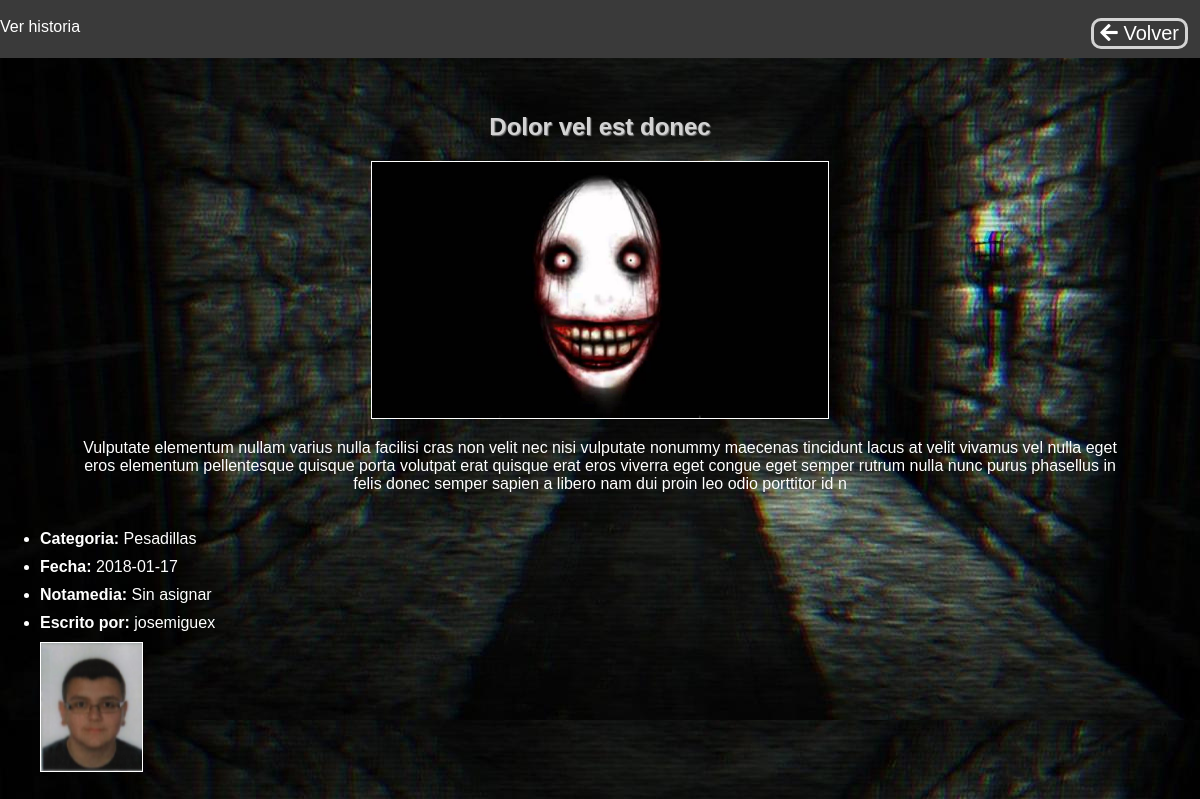
The page /historia?id=50 on the database its author committed.
### tables this page shows
CREATE TABLE `historiasDeTerror` (
  `Título` varchar(100) NOT NULL,
  `Historia` longtext NOT NULL,
  `usuario_id` int(30) NOT NULL,
  `id` int(11) NOT NULL,
  `categoria_id` int(11) NOT NULL,
  `fecha` date DEFAULT NULL,
  `img` varchar(200) NOT NULL
);

CREATE TABLE `categorias` (
  `id` int(11) NOT NULL,
  `nombre` varchar(100) NOT NULL
);

CREATE TABLE `usuarios` (
  `id` int(11) NOT NULL,
  `nombre` varchar(100) NOT NULL,
  `apellidos` varchar(100) NOT NULL,
  `email` varchar(100) NOT NULL,
  `usuario` varchar(30) NOT NULL,
  `contraseña` varchar(100) NOT NULL,
  `avatar` varchar(100) NOT NULL,
  `admin` tinyint(4) NOT NULL DEFAULT '0'
);

### historia.php (the view, shortened to what this page needs)
<?php
	include "conexion.php";
	$sql = "SELECT notamedia, historiasDeTerror.*,usuarios.usuario,usuarios.id as usuario_id,usuarios.avatar, categorias.nombre FROM historiasDeTerror INNER JOIN categorias ON categorias.id=historiasDeTerror.categoria_id INNER JOIN usuarios ON usuarios.id=historiasDeTerror.usuario_id LEFT JOIN ( SELECT historia_id,TRUNCATE(AVG(puntuacion),2) as notamedia FROM puntuaciones WHERE historia_id=".$_GET['id'].") as p ON historiasDeTerror.id=p.historia_id WHERE historiasDeTerror.id=".$_GET['id']." GROUP BY notamedia" ;
	$resultado = $lnk -> query($sql) ;
	$fla = $resultado->fetchAll(PDO::FETCH_ASSOC);
?>
<!DOCTYPE html>
<html>
<head>
<link rel="stylesheet" type="text/css" href="ui-lightness/jquery-ui-1.10.3.custom.css"/>
<link rel="stylesheet" type="text/css" href="css/estilo.css"/>
<link rel="stylesheet" type="text/css" href="css/fontawesome-all.css"/>
</head>
<body>
	<header id="header">
		<span id="infologin">Ver historia</span>
		<nav id="menu">
			<ul id="botones" class="topnav">
					<li><button id="goback"><i class="fas fa-arrow-left"></i> Volver</button></li>
			</ul>
		</nav>
	</header>
<br>
	<div id="contenedor" class="historia">
		<h2 style="text-align: center" class='titulo' data-idhistoria="<?= $fla['0']['id'] ?>"><?= ucfirst($fla['0']['Título']) ?></h2>
		<?php if ($fla['0']['img'] != "") {
			?>
				<center><img id="img_historia" src="subidas/img_historias/<?= $fla['0']['img'] ?>" style="height:256px;border: 1px solid white;margin: 0 auto"></img></center>
			<?php } ?>
		<p class="cuerpohistoria"> <?= str_replace("\n", "<br>", ucfirst($fla['0']['Historia'])) ?></p>
	</div>
	<ul id="infohistoria">
			<li><b>Categoria: </b><?= $fla['0']['nombre'] ?></li>
			<li><b>Fecha: </b><?= $fla['0']['fecha'] ?></li>
			<li><b>Notamedia:</b><span id='notamedia'>
			<?php
			if (isset($fla['0']['notamedia'])) {
					echo $fla['0']['notamedia'];
				} else {
					echo "Sin asignar";
				}
			?>
			</span></li>
			<li><b>Escrito por: </b><?= $fla['0']['usuario'] ?></li>
			<?php if ($fla['0']['avatar'] != "") {
			?>
				<img id="actualuserimage" src="subidas/avatares/<?= $fla['0']['avatar'] ?>" style="height:128px;border: 1px solid white"></img>
			<?php } else {
			?>
				<img id="actualuserimage" src="img/perfil.jpg" style="height:128px;border: 1px solid white"></img>
			<?php
			}
			?>
		</ul>
</body>
</html>

### css/estilo.css (style rules this page uses)
html { margin: 0; }
body { margin: 0; font-family: Anton, sans-serif; background: url(../img/fondo.jpg); background-attachment: fixed; color: white; }
#contenedor { margin: 1vw; }
#infologin { top: 1vw; line-height: 1px; }
h2 { color: lightgrey; text-shadow: 1px 1px 1px grey; }
button { margin-right: 1vw; border-radius: 0.5em; font-size: 20px; border: 3px solid lightgrey; background-color: #3a3a3a; color: white; transition: 0.5s background-color,0.5s border, 0.5s color; }
.historia { height: auto; display: block; padding: 5px; text-align: center; padding-left: 5vw; padding-right: 5vw; }
#header { width: 100%; height: 40px; background-color: #3a3a3a; padding-top: 1.5vw; z-index:99; }
nav ul li { display: inline-block; }
nav { float: right; }
nav ul { margin: 0; padding: 0; list-style: none; }

### historia.php (style rules this page uses)
#infohistoria li { margin: 10px 0; }

### rows shown on the page
historiasdeterror: Título "Dolor vel est donec", img (picture), Historia "Vulputate elementum nullam varius nulla facilisi cras non velit nec nisi vulputate nonummy maecenas tincidunt lacus at velit vivamus vel nulla eget eros elementum pellentesque quisque porta volutpat erat quisque erat eros viverra eget congue eget semper rutrum nulla nunc purus phasellus in felis donec semper sapien a libero nam dui proin leo odio porttitor id n", categoria.nombre "Pesadillas", fecha "2018-01-17", usuario.usuario "josemiguex", usuario.avatar (picture)
